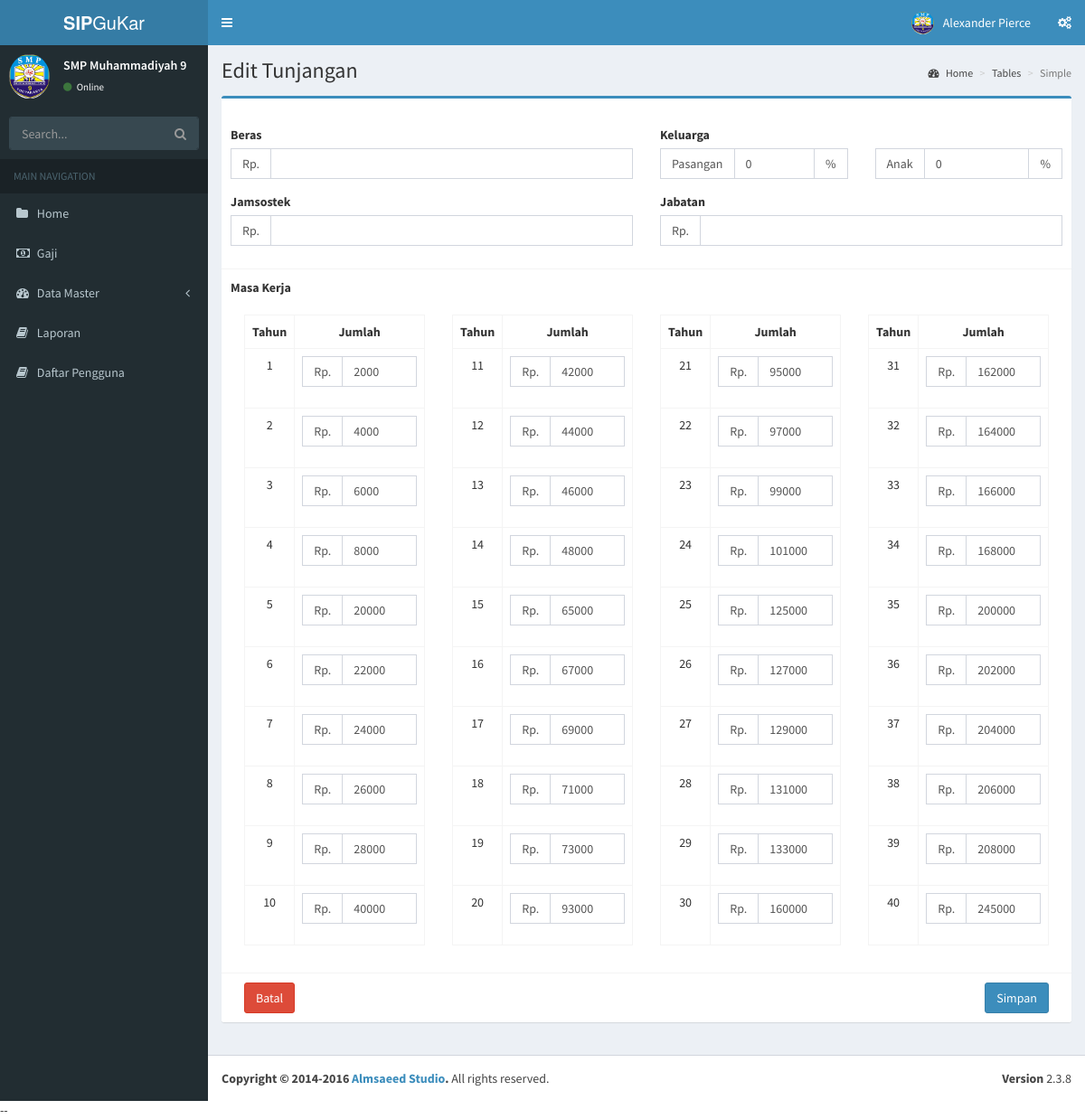
/index.php/tunjangan/edit_tunjangan, run on an earlier commit of the app's database.
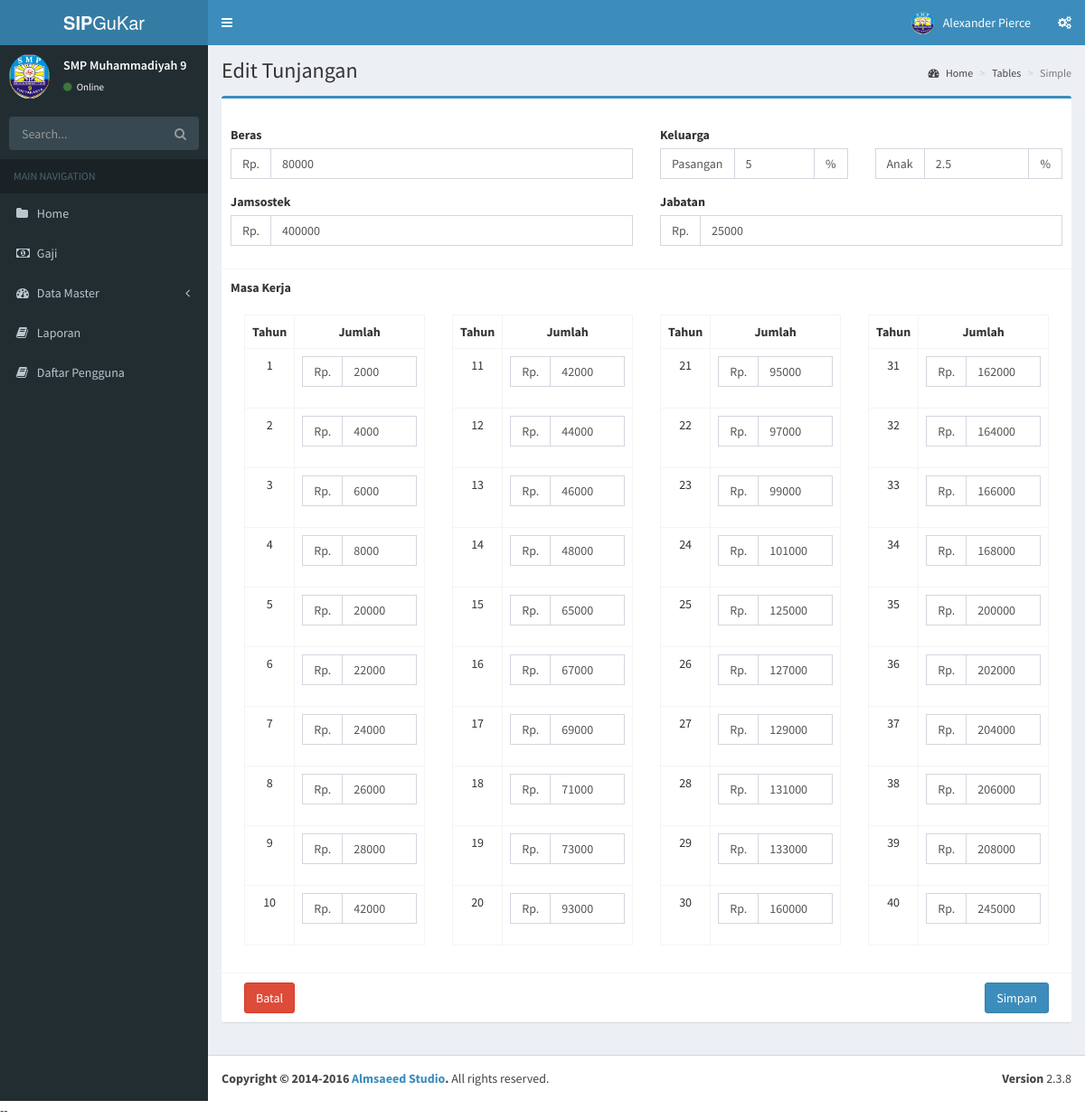
And on a later commit of the database.
### tables this page shows
CREATE TABLE `masakerja` (
  `id_masakerja` int(11) NOT NULL,
  `tahun` int(11) NOT NULL,
  `jml_mk` int(50) NOT NULL
);

CREATE TABLE `tunjangan` (
  `id_tunjangan` set('1') NOT NULL,
  `beras` int(11) DEFAULT NULL,
  `jamsostek` int(11) DEFAULT NULL,
  `klg_psg` float DEFAULT NULL,
  `klg_anak` float DEFAULT NULL,
  `jabatan` int(11) DEFAULT NULL
);

### application/libraries/Template.php (called while the page is built)
<?php if ( ! defined('BASEPATH')) exit('No direct script access allowed');
class Template {
		var $template_data = array();
		function set($name, $value)
		{
			$this->template_data[$name] = $value;
		}
		function load($template = '', $view = '' , $view_data = array(), $return = FALSE)
		{
			$this->CI =& get_instance();
			$this->set('contents', $this->CI->load->view($view, $view_data, TRUE));
			return $this->CI->load->view($template, $this->template_data, $return);
		}
}

### application/controllers/Tunjangan.php (called while the page is built, shortened)
<?php
class Tunjangan extends CI_Controller {
	public function edit_tunjangan()
	{
		$data['title'] = 'Edit Tunjangan';
		$data['tunjangan']= $this->M_tunjangan->get_tunjangan()->row_array();
		$data['masakerjas']= $this->M_masakerja->get_masakerja()->result_array();
		$this->template->load('index', 'tunjangan/edit_tunjangan', $data);
	}
}

### index.php (called while the page is built, shortened)
<?php
require_once BASEPATH.'core/CodeIgniter.php';

### application/models/M_masakerja.php (called while the page is built, shortened)
<?php
class M_masakerja extends CI_Model{
	public function get_masakerja()
	{
		return $this->db->get('masakerja');
	}
}

### application/models/M_tunjangan.php (called while the page is built, shortened)
<?php
class M_tunjangan extends CI_Model{
	public function get_tunjangan()
	{
		$this->db->where('id_tunjangan', 1);
		return $this->db->get('tunjangan');
	}
}

### application/views/tunjangan/edit_tunjangan.php (the view, shortened to what the changed rows need)
<section class="content">
	<div class="row">
		<div class="col-md-12">
			<div class="box box-primary">
				<form role="form" method="post" action="<?php echo site_url('tunjangan/update_tunjangan')?>">
					<div class="box-body">
						<div class="row">
							<div class="col-md-6">
								<div class="form-group">
									<div class="input-group">
										<span class="input-group-addon">Rp.</span>
										<input class="form-control" name="beras" value="<?php echo $tunjangan['beras'];?>" style="width: 100%;">
									</div>
								</div>
								<div class="form-group">
									<div class="input-group">
										<span class="input-group-addon">Rp.</span>
										<input class="form-control"  name="jamsostek" value="<?php echo $tunjangan['jamsostek'];?>" style="width: 100%;">
									</div>
								</div>
							</div>
							<div class="col-md-6">
								<div class="form-group">
									<div class="row">
										<div class="col-xs-6">
											<div class="input-group">
												<span class="input-group-addon">Pasangan</span>
												<input class="form-control"  name="klg_psg" value="<?php echo $tunjangan['klg_psg']*(100);?>" style="width: 100%;">
												<span class="input-group-addon">%</span>
											</div>
										</div>
										<div class="col-xs-6">
											<div class="input-group">
												<span class="input-group-addon">Anak</span>
												<input class="form-control"  name="klg_anak" value="<?php echo $tunjangan['klg_anak']*(100);?>" style="width: 100%;">
												<span class="input-group-addon">%</span>
											</div>
										</div>
									</div>
								</div>
									<div class="form-group">
										<div class="input-group">
											<span class="input-group-addon">Rp.</span>
											<input class="form-control"  name="jabatan" value="<?php echo $tunjangan['jabatan'];?>" style="width: 100%;">
										</div>
									</div>
							</div>
						</div>
					</div>
					<div class="box-footer">
						<div class="row">
							<div class="col-md-12">
								<div class="pull-left col-md-3">
									<table class="table text-center table-bordered table-hover">
										<tr>
											<th>Tahun</th>
											<th>Jumlah</th>
										</tr>
										<?php $tahun = 1; foreach ($masakerjas as $key => $masakerja) : ?>
										<tr>
											<td><?php echo $tahun++; ?></td>
											<td style="text-align: left;">
												<div class="form-group">
													<div class="input-group">
														<span class="input-group-addon">Rp.</span>
														<input type="number" class="form-control" name="jml_mk[<?php echo $key;?>]" placeholder="0" value="<?php echo $masakerja['jml_mk'];?>">
													</div>
												</div>
											</td>
										</tr>
										<?php if ($key === 9) break; endforeach; ?>
									</table>
								</div>
								<div class="pull-left col-md-3">
									<table class="table text-center table-bordered table-hover">
										<tr>
											<th>Tahun</th>
											<th>Jumlah</th>
										</tr>
									</table>
								</div>
								<div class="pull-left col-md-3">
									<table class="table text-center table-bordered table-hover">
										<tr>
											<th>Tahun</th>
											<th>Jumlah</th>
										</tr>
									</table>
								</div>
								<div class="pull-left col-md-3">
									<table class="table text-center table-bordered table-hover">
										<tr>
											<th>Tahun</th>
											<th>Jumlah</th>
										</tr>
									</table>
								</div>
							</div>
						</div>
					</div>
				</form>
			</div>
		</div>
	</div>
</section>
</div>

What changed in the data, as far as the page shows it:
added tunjangan: beras "80000", jamsostek "400000", klg_psg "5", klg_anak "2.5", jabatan "25000"
changed masakerja (number 10 of 40 on the later page): jml_mk "40000" → "42000"
Also different on the page:
form field klg_psg: "0" → (not shown)
form field klg_anak: "0" → (not shown)
